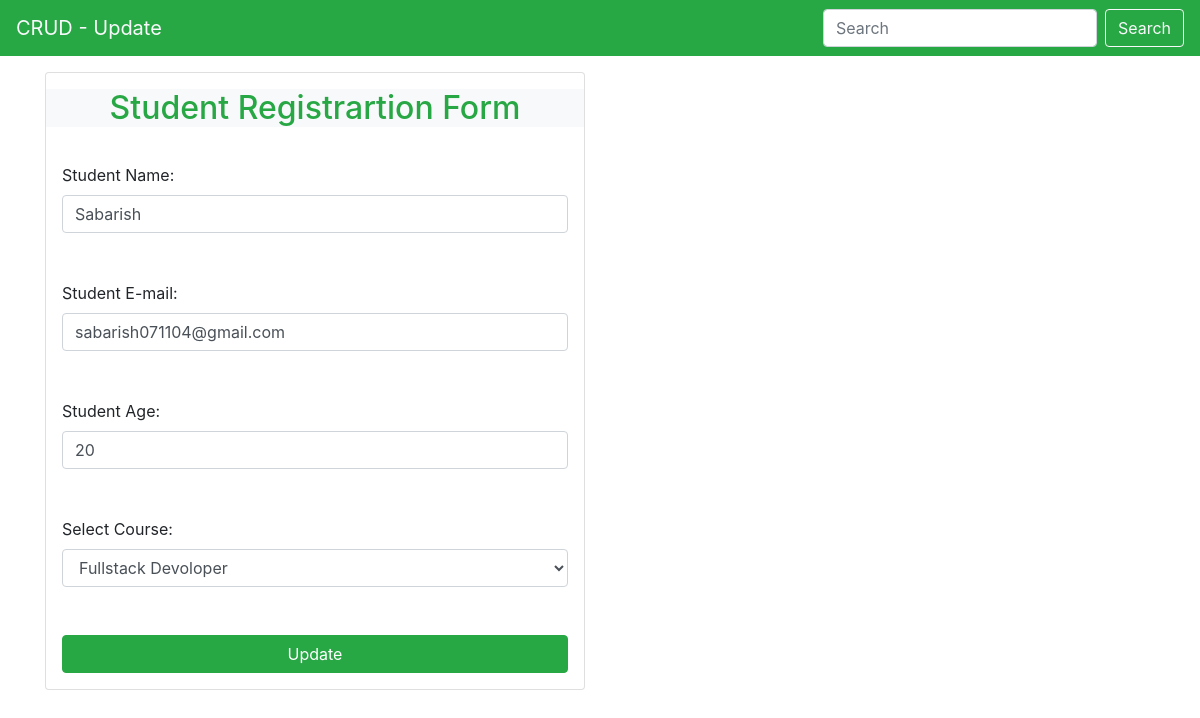
Page /update/3 on the committed database.
### crudapp/models.py (models this page shows)
class Register(models.Model):
    name=models.CharField(max_length=50)
    email=models.EmailField()
    age=models.IntegerField()
    course=models.CharField(max_length=50)

### crudapp/views.py (the view, shortened to what this page needs)
# urls.py: path('update/<id>',views.update,name="update"),
def update(request,id):
    data=Register.objects.get(id=id)
    context={"data":data}
    return render(request,"update.html",context)

### templates/update.html (shortened to what this page needs)
<!DOCTYPE html>
<html lang="en">
<head>
  <link rel="stylesheet" href="https://cdn.jsdelivr.net/npm/bootstrap@4.6.2/dist/css/bootstrap.min.css"
 />
</head>
<body>
  <nav class="navbar navbar-light bg-success">
    <a class="navbar-brand text-light" href="/">CRUD - Update</a>
    <form class="form-inline">
      <input class="form-control mr-sm-2" type="search" placeholder="Search" aria-label="Search" />
      <button class="btn btn-outline-light my-2 my-sm-0" type="submit">Search</button>
    </form>
  </nav>
  <div class="container mt-3">
    <div class="row">
      <div class="col-md-6">
        <div class="card">
          <div class="card-title">
            <h2 class="text-center bg-light text-success mt-3">Student Registrartion Form</h2>
          </div>
          <div class="card-text">
            <form action="/update/{{data.id}}" method="post"> {% csrf_token %}
              <div class="form-group p-3">
                <label for="name">Student Name:</label>
                <input type="text" value="{{data.name}}" name="fullname" id="fullname" class="form-control" required>
              </div>
              <div class="form-group p-3">
                <label for="email">Student E-mail:</label>
                <input type="email" name="email" value="{{data.email}}" id="email" class="form-control" required>
              </div>
              <div class="form-group p-3">
                <label for="age">Student Age:</label>
                <input type="number" name="age" value="{{data.age}}" id="age" class="form-control" required>
              </div>
              <div class="form-group p-3">
                <label for="course">Select Course:</label>
                <select id="course" class="form-control" name="course" required >
                  <option selected value="{{data.course}}">{{data.course}}</option>
                </select>
              </div>
              <div class="p-3">
                <button type="submit" class="btn btn-primary btn-success btn-block">Update</button>
              </div>
            </div>
        </div>
      </div>
    </div>
  </div>
</body>
</html>

### rows in the picture
Register: fullname "Sabarish", email "sabarish071104@gmail.com", age "20", course "Fullstack Devoloper"
